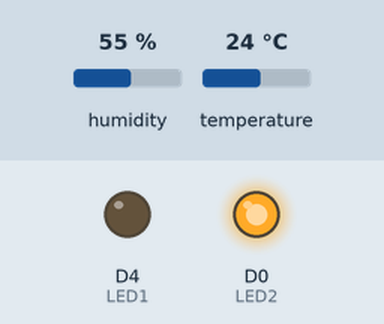
Recording of a sketch running on a simulated ESP8266 (NodeMCU). On the bench: output pins drawn as LEDs (lit = HIGH). The inputs (shaded band) are chosen by the test bench; at power-on: humidity 55 %, temperature 24 °C. WiFi joins after 1.5 s; servers stay silent unless stated; uploads are accepted with an empty reply; what the sketch prints to the serial monitor is not drawn.

Above: at 1.1 s.
At 60.3 s:
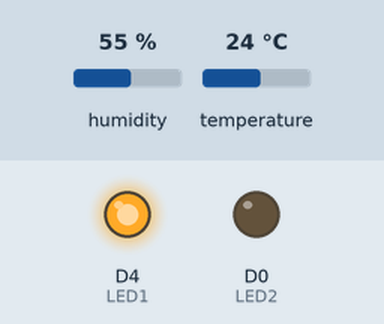
Timing chart, 0 to 130.0 s (numbered marks = the images above):
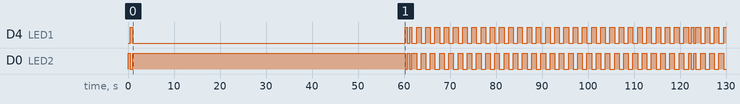

The sketch:

esp8266-dht22.ino
```cpp
#include <Arduino.h>
#include "pins_arduino.h"
#include <DHT.h>
#include <WiFiClient.h>
#include <ESP8266WiFi.h>
#include <ESP8266HTTPClient.h>

#include <ESPAsyncTCP.h>
#include <ESPAsyncWebServer.h>
#include <AsyncElegantOTA.h>

#define LED1 D4
#define LED2 D0
bool LEDState=true;
long unsigned int ledFlashRate=60000;
long unsigned int lastLEDFlash;

#define DHTPIN1  D3
#define DHTTYPE DHT22   // DHT 22  (AM2302)
unsigned long lastDHTRead = 0;

DHT dht1(DHTPIN1, DHTTYPE); //// Initialize DHT sensor for normal 16mhz Arduino
float h;
float c;
float f;

const char* ssid         = "monsoon";
const char* password     = "S00n3rs!";
const String serverName  = "http://192.168.1.4";
const int httpPort       = 3000;
char httpRequestData[200];
bool lastNetworkRestart=false;

AsyncWebServer server(80);

void readDHT();
void sendData();

void setup() {
  Serial.begin(115200);
  dht1.begin();
  lastDHTRead=millis();

  pinMode(LED1, OUTPUT);     // Initialize the LED_BUILTIN pin as an output
  pinMode(LED2, OUTPUT);     // Initialize the LED_BUILTIN pin as an output
  digitalWrite(LED1, true);
  digitalWrite(LED2, false);

  manageWIFI();  //This will connect to the WiFi
}

void loop() {
  if ( millis() - lastDHTRead > 60000 ) {
    readDHT();
    sendData();
    flashLED();
    lastDHTRead=millis();
  }

  if ( millis() - lastLEDFlash > ledFlashRate ) {
    flashLED();
  }
}

void manageWIFI(){
  WiFi.disconnect();
  WiFi.begin(ssid, password);
  Serial.println();
  Serial.println();
  Serial.println("Connecting");
  while(WiFi.status() != WL_CONNECTED) {
    Serial.print(".");
    flashLED();
    delay(500);
  }
  Serial.println("");
  Serial.print("Connected to ");
  Serial.println(ssid);
  Serial.print("IP address: ");
  Serial.println(WiFi.localIP());
  Serial.print("MAC Address: ");
  Serial.println(WiFi.macAddress());
  lastNetworkRestart = "network restart";

  server.on("/", HTTP_GET, [](AsyncWebServerRequest *request) {
    request->send(200, "text/plain", "Storage Room");
  });

  AsyncElegantOTA.begin(&server);    // Start ElegantOTA
  server.begin();
  Serial.println("HTTP server started");
}

void flashLED(){
  lastLEDFlash=millis();
  digitalWrite(LED1, !digitalRead(LED1));
  digitalWrite(LED2, !digitalRead(LED2));
}

void readDHT() {
  IPAddress myIP=WiFi.localIP();
  h = dht1.readHumidity();
  c = dht1.readTemperature();
  f = dht1.readTemperature(true);

  String octet = String(myIP[3]);
  int sLen = octet.length();
  String lastDigit=octet.substring(sLen-1);
  sprintf(httpRequestData, "{\"ip\":\"%i.%i.%i.%i\",\"last_digit\":\"%s\",\"room\":\"StorageRoom\",\"tempf\":%.2f,\"tempc\":%.2f,\"humidity\":%.2f}", myIP[0], myIP[1], myIP[2], myIP[3], lastDigit.c_str(), f, c, h);
  Serial.println(httpRequestData);
}

void sendData(){
  WiFiClient wificlient;
  HTTPClient http;
  String serverPath=serverName+":"+String(httpPort)+"/airqual";
  Serial.println(serverPath + " " + httpRequestData);

  http.addHeader("Content-Type", "application/json");
  http.begin(wificlient, serverPath.c_str());
  int httpResponseCode = http.POST(httpRequestData);
  http.end();

  Serial.println("HTTP Response code: " + String(httpResponseCode));
  if (httpResponseCode != 201){
    manageWIFI();
    lastNetworkRestart=true;
    ledFlashRate=1000;
  } else {
    ledFlashRate=60000;
    lastNetworkRestart=false;
  }
}
```

Measured:
- by itself, D4 (LED1): HIGH → LOW at 1.0 s, → HIGH 59.2 s later, → LOW 0.50 s later, → HIGH 0.50 s later, … (74 changes in this stretch)
- by itself, D0 (LED2): HIGH → LOW at 0.50 s, → HIGH 0.50 s later, → LOW 59.2 s later, → HIGH 0.50 s later, … (75 changes in this stretch)
